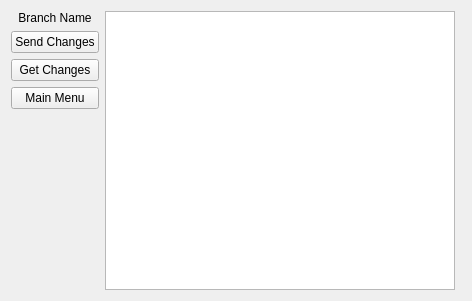
<?xml version="1.0" encoding="UTF-8"?>
<ui version="4.0">
 <class>Form</class>
 <widget class="QWidget" name="Form">
  <property name="geometry">
   <rect>
    <x>0</x>
    <y>0</y>
    <width>472</width>
    <height>301</height>
   </rect>
  </property>
  <property name="windowTitle">
   <string>Form</string>
  </property>
  <layout class="QGridLayout" name="gridLayout">
   <item row="0" column="0">
    <layout class="QHBoxLayout" name="horizontalLayout">
     <item>
      <layout class="QVBoxLayout" name="verticalLayout">
       <item>
        <widget class="QLabel" name="branchName">
         <property name="text">
          <string>Branch Name</string>
         </property>
         <property name="alignment">
          <set>Qt::AlignCenter</set>
         </property>
        </widget>
       </item>
       <item>
        <widget class="QPushButton" name="sendChanges">
         <property name="text">
          <string>Send Changes</string>
         </property>
        </widget>
       </item>
       <item>
        <widget class="QPushButton" name="getChanges">
         <property name="text">
          <string>Get Changes</string>
         </property>
        </widget>
       </item>
       <item>
        <widget class="QPushButton" name="mainMenu">
         <property name="text">
          <string>Main Menu</string>
         </property>
        </widget>
       </item>
       <item>
        <spacer name="verticalSpacer">
         <property name="orientation">
          <enum>Qt::Vertical</enum>
         </property>
         <property name="sizeHint" stdset="0">
          <size>
           <width>20</width>
           <height>40</height>
          </size>
         </property>
        </spacer>
       </item>
      </layout>
     </item>
     <item>
      <widget class="QTreeView" name="treeView"/>
     </item>
     <item>
      <widget class="QWidget" name="dirViewWidget" native="true"/>
     </item>
    </layout>
   </item>
  </layout>
 </widget>
 <resources/>
 <connections/>
</ui>
